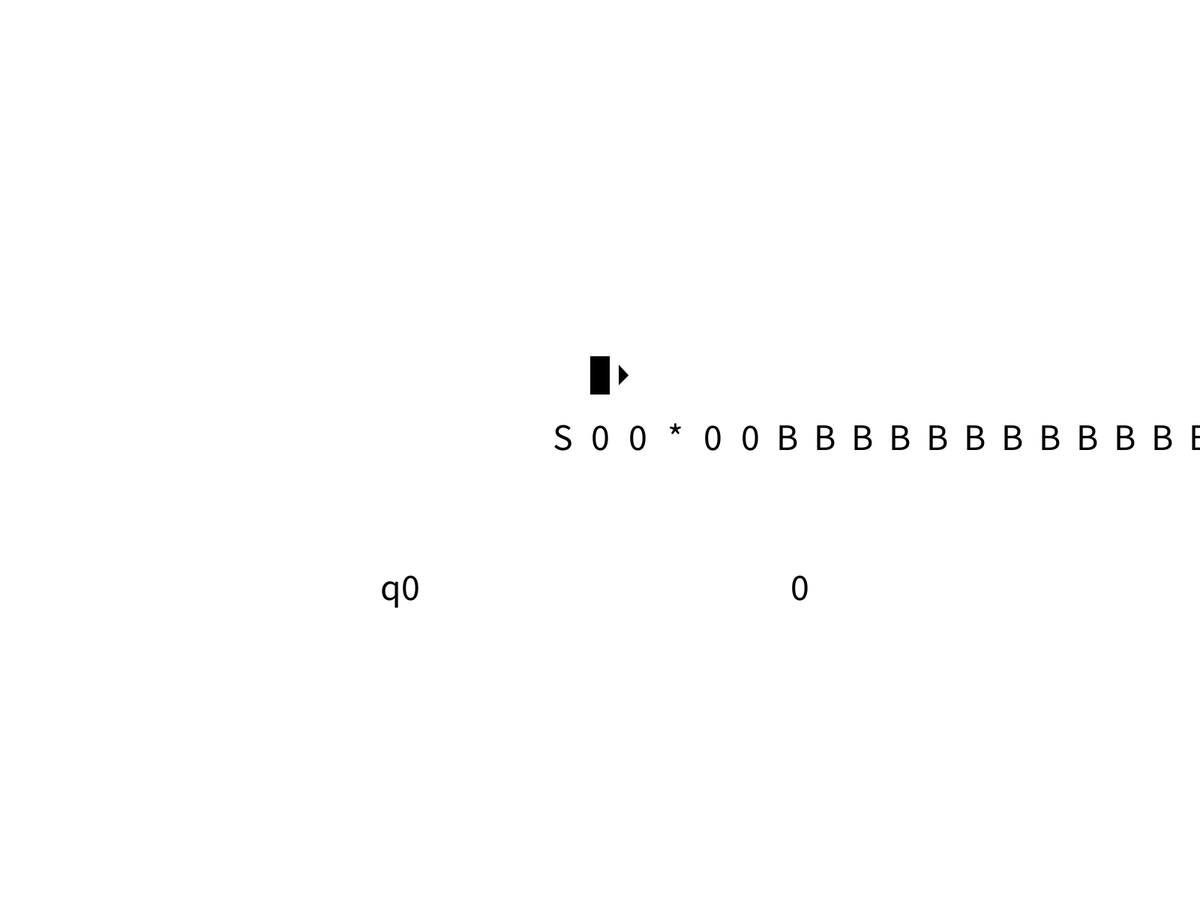
Frame 1 (no input)
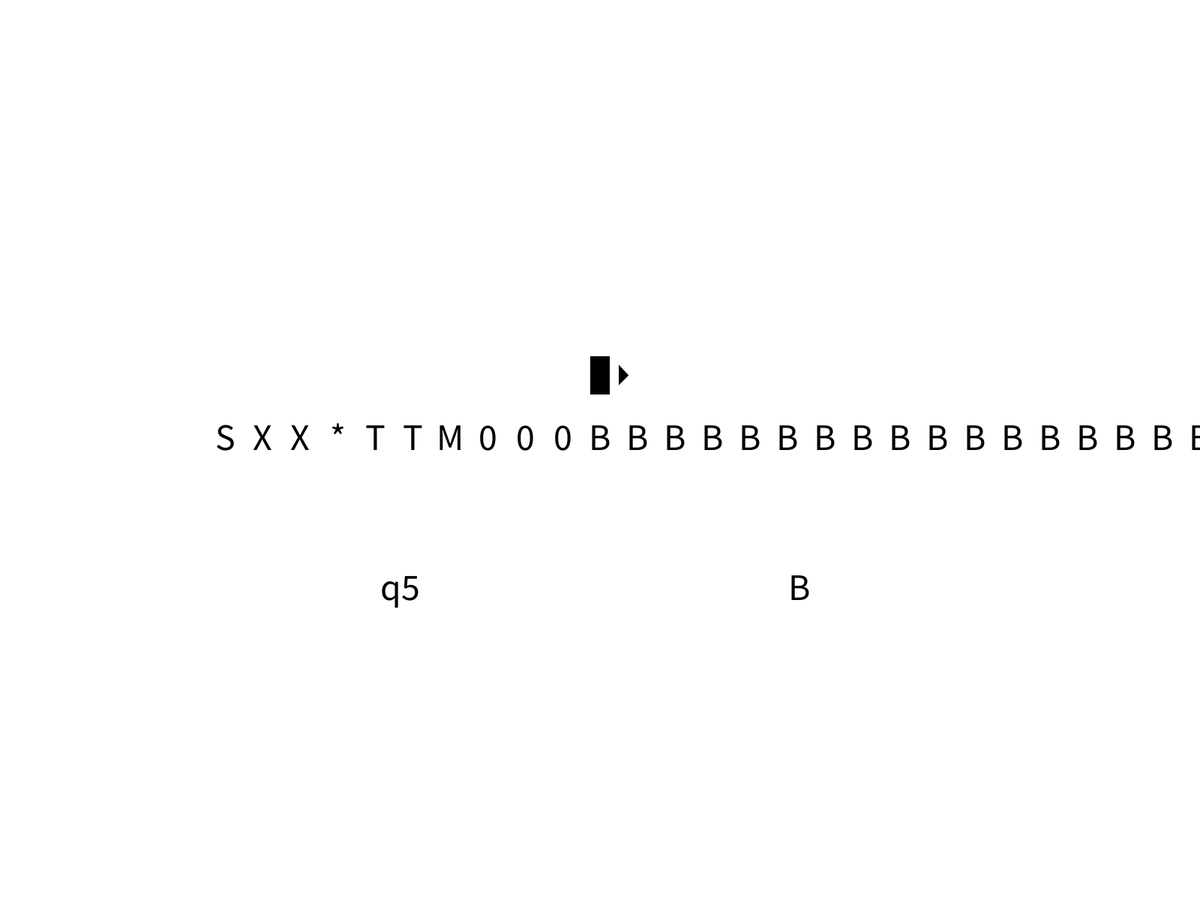
Frame 60 (the mouse pressed at the canvas centre just before this capture)
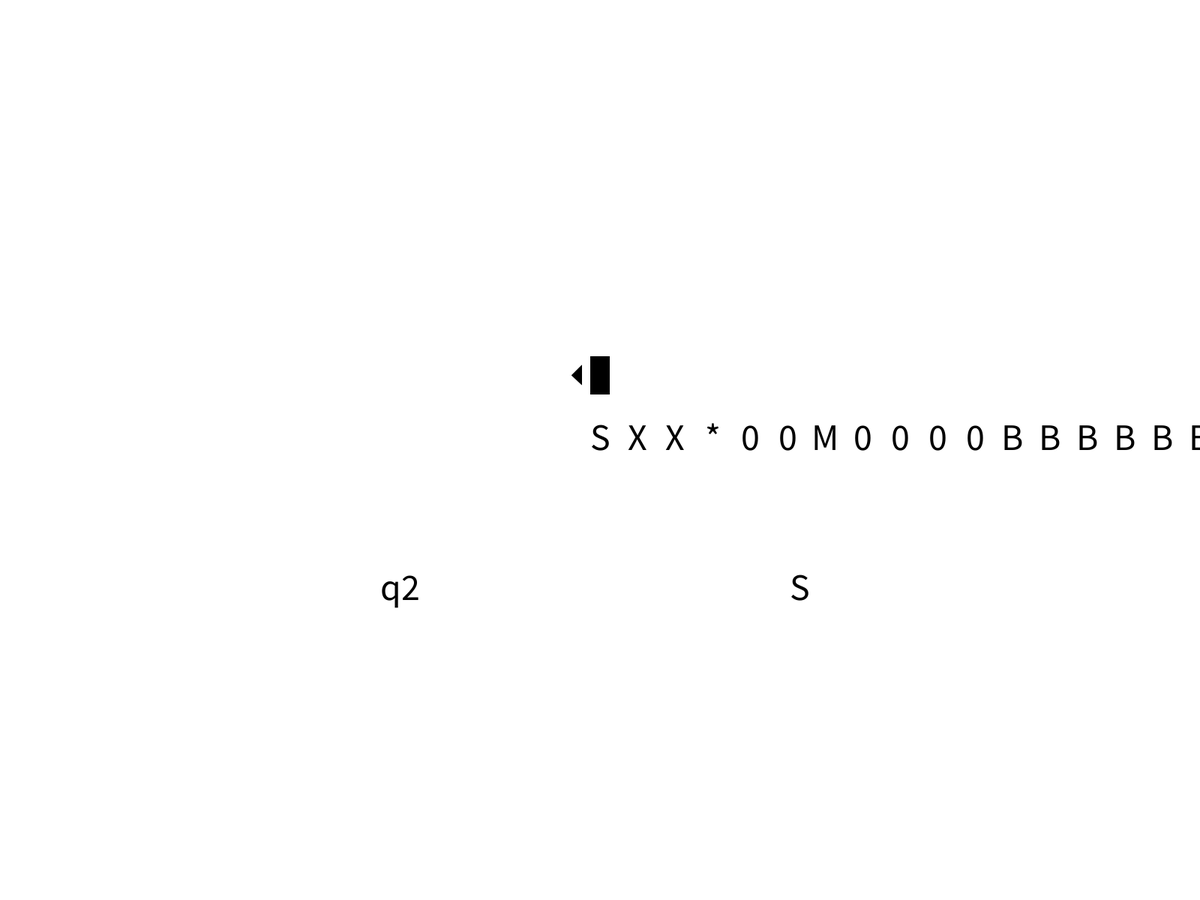
Frame 120 (the mouse held since frame 60 and released just before this capture)

The Processing sketch that drew these frames (run headless with seeded random() and noise(); from frame 60 on, the mouse is pressed at the canvas centre):

// Processing sketch: TM_Mult
// ── TM_Mult.pde
String Q[] = {"q0", "q1", "q2"};
//char T[] = {'0', '+', '-', '*', '/', '(', ')', 'X'};
char B = 'B';
//char S[] = {'0', '+', '-', '*', '/', '(', ')', 'B'};
char T[] = {'0', 'X', '+'};
char S[] = {'0', 'c', B};
String I = "q0";
String F = "q3";
String tape = "S00*00";
boolean headRight = true;
int headPos = 1;
int tSize = 50;
String currState = I;
boolean halt = false;

void setup() {
  fullScreen();
  textSize(tSize);
  rectMode(CENTER);
  textAlign(CENTER);
  for (int i = 0; i < 100; i++) {
    tape += B;
  }
}

void draw() {
  background(255);
  //delay(100);
  
  for (int i = 0; i < tape.length(); i++) {
    fill(0);
    text(tape.charAt(i), tSize*(i-headPos) + width/2, height/2);
  }
  
  rect(width/2, height/2 - tSize*2, tSize/2, tSize);
  if (headRight) {
    triangle(width/2 + tSize/2, height/2 - tSize*1.75, width/2 + tSize/2, height/2 - tSize*2.25, width/2 + tSize*0.75, height/2 - tSize*2);
  } else {
    triangle(width/2 - tSize/2, height/2 - tSize*1.75, width/2 - tSize/2, height/2 - tSize*2.25, width/2 - tSize*0.75, height/2 - tSize*2);
  }
  
  text(currState, width/3, 2*height/3);
  text(tape.charAt(headPos), 2*width/3, 2*height/3);
  
  if (!delta()) {
    if (headRight) headPos++; else headPos--;
  }
}

boolean delta() {
  //if (currState == "q0" && tape.charAt(headPos) == '0') command("q1", 'X', true);
  //else if (currState == "q1" && tape.charAt(headPos) == B) command("q2", '0', false);
  //else if (currState == "q2" && tape.charAt(headPos) == 'X') command("q0", 'X', true);
  //else if (currState == "q2" && tape.charAt(headPos) == 'S') command("q0", 'S', true);
  //else if (currState == "q3" && tape.charAt(headPos) == '0') halt = true;
  
  if (currState == "q0" && tape.charAt(headPos) == B) command("q1", 'M', false);
  else if (currState == "q1" && tape.charAt(headPos) == 'S') command("q2", 'S', true);
  else if (currState == "q2" && tape.charAt(headPos) == '0') command("q3", 'X', true);
  else if (currState == "q2" && tape.charAt(headPos) == 'S') return true;
  else if (currState == "q3" && tape.charAt(headPos) == '*') command("q4", '*', true);
  else if (currState == "q4" && tape.charAt(headPos) == '0') command("q5", 'T', true);
  else if (currState == "q4" && tape.charAt(headPos) == '*') command("q4", '*', true);
  else if (currState == "q4" && tape.charAt(headPos) == B) command("q1", B, false);
  else if (currState == "q4" && tape.charAt(headPos) == 'M') command("q7", 'M', false);
  else if (currState == "q5" && tape.charAt(headPos) == B) command("q5", '0', false);
  else if (currState == "q5" && tape.charAt(headPos) == '*') command("q4", '*', true);
  else if (currState == "q7" && tape.charAt(headPos) == '*') command("q2", '*', false);
  else if (currState == "q7" && tape.charAt(headPos) == 'T') command("q7", '0', false);
  return false;
}

void command(String nState, char toWrite, boolean hR) {
  currState = nState;
  String nTape = tape.substring(0,headPos) + toWrite + tape.substring(headPos+1);
  tape = nTape;
  if (hR) headRight = true; else headRight = false;
}
